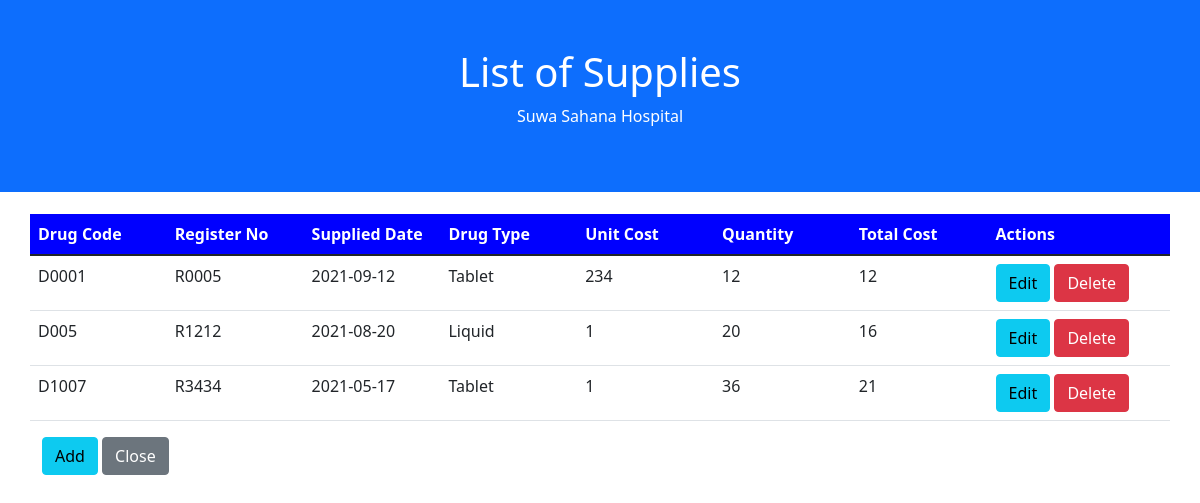
/pages/supplies.php, run on the app's committed database.
### tables this page shows
CREATE TABLE `supplies` (
  `Drug_Code` varchar(5) NOT NULL,
  `Reg_No` varchar(5) NOT NULL,
  `Supplied_Date` date NOT NULL,
  `Drug_Type` varchar(20) NOT NULL,
  `Unit_Cost` int(11) NOT NULL,
  `Quantity` int(11) NOT NULL,
  `Total_Cost` int(11) NOT NULL
);

### pages/supplies.php (the view, shortened to what this page needs)
<?php
$database = createMySQLConn();
$res_select = $database->query("SELECT * FROM `supplies`");
?>
<!doctype html>
<html lang="en">
<head>
    <link href="https://cdn.jsdelivr.net/npm/bootstrap@5.1.1/dist/css/bootstrap.min.css" rel="stylesheet"
>
</head>
<body>
<div class="container-fluid p-5 bg-primary text-white text-center">
    <h1>List of Supplies</h1>
    <p>Suwa Sahana Hospital</p>
</div>
<div class="container-fluid" style="margin-top: 20px;" id="nav-bed">
    <div class="container">
        <div class="row justify-content-center">
            <table class="table table-hover">
                <col style="width: 12%;" />
                <col style="width: 12%;" />
                <col style="width: 12%;" />
                <col style="width: 12%;" />
                <col style="width: 12%;" />
                <col style="width: 12%;" />
                <col style="width: 12%;" />
                <col style="width: 16%;" />
                <thead style="background-color: blue; color: white">
                <tr>
                    <th scope="col">Drug Code</th>
                    <th scope="col">Register No</th>
                    <th scope="col">Supplied Date</th>
                    <th scope="col">Drug Type</th>
                    <th scope="col">Unit Cost</th>
                    <th scope="col">Quantity</th>
                    <th scope="col">Total Cost</th>
                    <th scope="col">Actions</th>
                </tr>
                </thead>
                <?php
                $row_count = 0;
                while ($row = $res_select->fetch_assoc()): ?>
                    <tr id="row-<?=$row_count?>">
                        <td><?=$row['Drug_Code']?></td>
                        <td><?=$row['Reg_No']?></td>
                        <td><?=$row['Supplied_Date']?></td>
                        <td><?=$row['Drug_Type']?></td>
                        <td><?=$row['Unit_Cost']?></td>
                        <td><?=$row['Quantity']?></td>
                        <td><?=$row['Total_Cost']?></td>
                        <td>
                            <a href="#row-edit-<?=$row_count?>" class="btn btn-info data-row-toggle">Edit</a>
                            <a href='<?php echo htmlspecialchars($_SERVER["PHP_SELF"]); ?>?delete=a:3:{i:0;s:5:"<?=$row['Drug_Code']?>";i:1;s:5:"<?=$row['Reg_No']?>";i:2;s:10:"<?=$row['Supplied_Date']?>";}'
                               class="btn btn-danger">Delete</a>
                        </td>
                    </tr>
                                <a href="#row-<?=$row_count++?>" class="btn btn-danger update-row-toggle">Close</a>
                <?php endwhile; ?>
            </table>
        </div>
    </div>
    <div class="container">
        <a href="#row-add" class="btn btn-info btn-block" id="btn-add">Add</a>
        <a href="<?php echo $_SESSION['previous_page']; ?>" class="btn btn-secondary btn-block">Close</a>
    </div>
</div>
</body>
</html>

### data on the page
supplies: Drug_Code "D0001", Reg_No "R0005", Supplied_Date "2021-09-12", Drug_Type "Tablet", Unit_Cost "234", Quantity "12", Total_Cost "12"
supplies: Drug_Code "D005", Reg_No "R1212", Supplied_Date "2021-08-20", Drug_Type "Liquid", Unit_Cost "1", Quantity "20", Total_Cost "16"
supplies: Drug_Code "D1007", Reg_No "R3434", Supplied_Date "2021-05-17", Drug_Type "Tablet", Unit_Cost "1", Quantity "36", Total_Cost "21"
